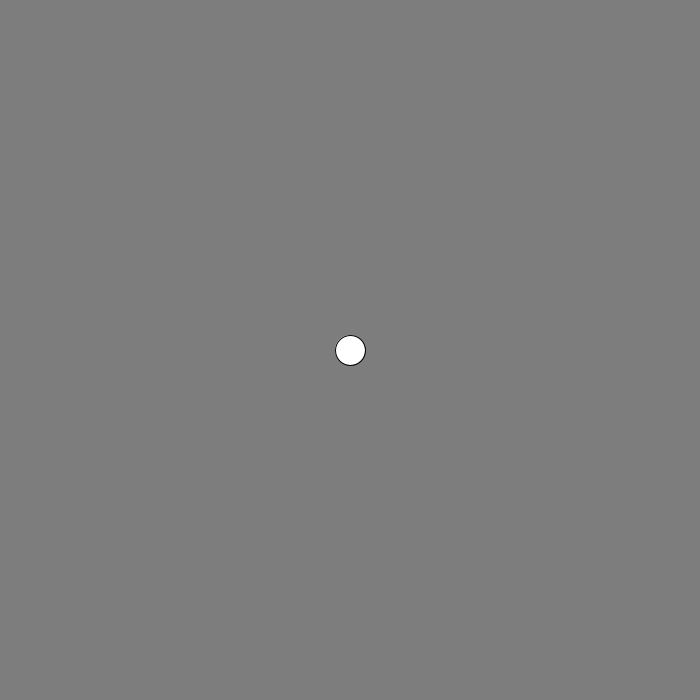
Frame 1 (no input)
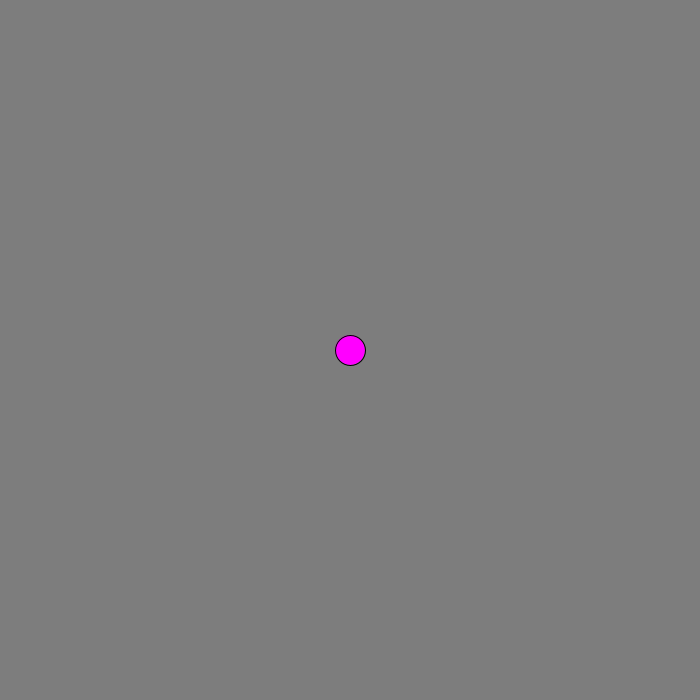
Frame 60 (the mouse pressed at the canvas centre just before this capture)
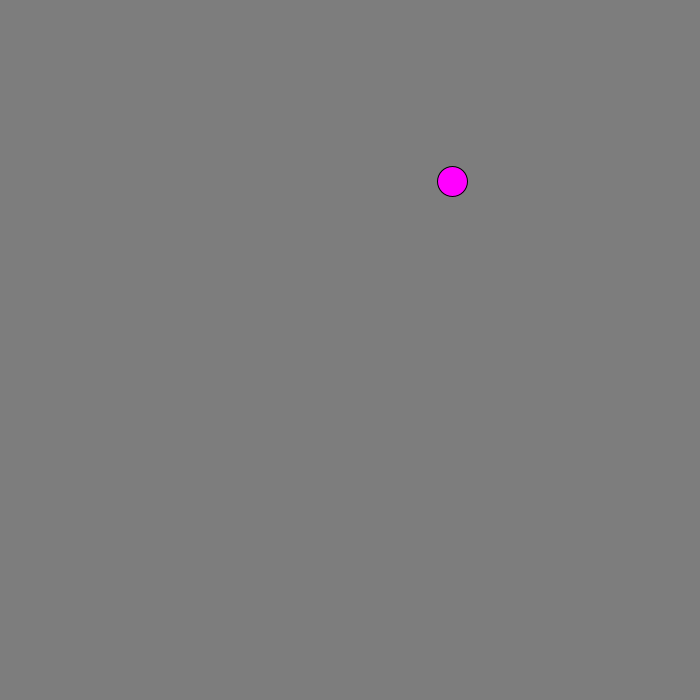
Frame 120 (the mouse held since frame 60 and released just before this capture)

The Processing sketch that drew these frames (run headless with seeded random() and noise(); from frame 60 on, the mouse is pressed at the canvas centre):

// Processing sketch: point_detection
// ── point_detection.pde
float sz = 30;
PVector loc;
PVector mouse;

void setup() {
  size(700, 700);
  loc = new PVector(width/2, height/2);
  mouse = new PVector();
}

void draw() {
  background(125);
  ellipse(loc.x, loc.y, sz, sz);
  mouse.set(mouseX, mouseY);
  if ( loc.dist(mouse) < sz/2) {
    loc.set(random(width), random(height));
    fill(0,255,255);
  } else {
    fill(255, 0, 255);
  }
}
